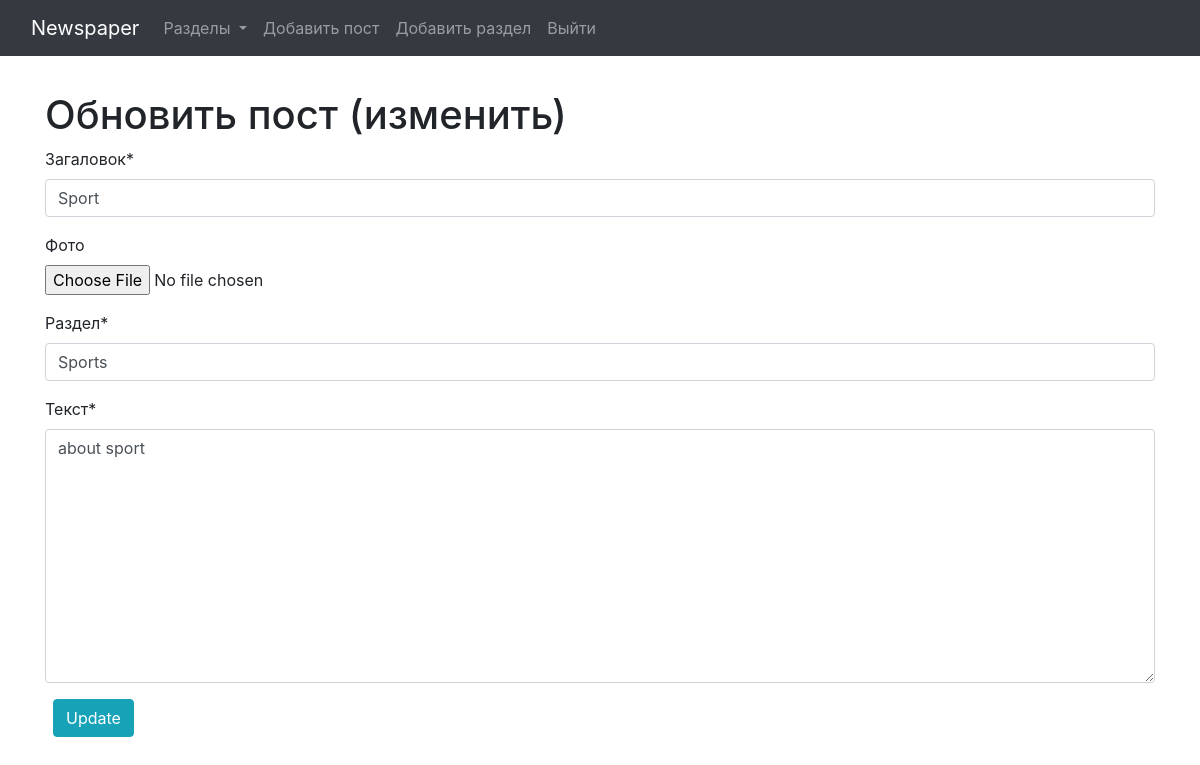
Screenshot of /sport/edit/ (signed in) with the database file from the repository.
### blogs/models.py (models this page shows, shortened)
class Post(models.Model):
    title = models.CharField(max_length=255, verbose_name='Загаловок')
    images = ResizedImageField(size=[320, 320], crop=['middle', 'center'], null=True, blank=True,
                               unique=True, upload_to="images/", verbose_name='Фото')
    slug = models.SlugField(unique=True, null=False, blank=True)
    author = models.ForeignKey(get_user_model(), on_delete=models.CASCADE, verbose_name='Автор')
    body = models.TextField(verbose_name='Текст')
    category = models.ForeignKey(Category, on_delete=models.PROTECT, default=1, max_length=255, verbose_name='Раздел')
    post_date = models.DateField(auto_now_add=True,)

### blogs/views.py (the view)
# urls.py: path(r'<slug:slug>/edit/', UpdatePostView.as_view(), name="update_post"),
class UpdatePostView(LoginRequiredMixin, UserPassesTestMixin, UpdateView):
    model = Post
    form_class = PostForm
    template_name = 'update_post.html'
    success_url = reverse_lazy('home')
    def test_func(self):
        obj = self.get_object()
        return obj.author == self.request.user

### blogs/forms.py
class PostForm(forms.ModelForm):
    class Meta:
        model = Post
        fields = ('title', 'images', 'category', 'body',)

### blogs/models.py (called while the page is built)
    def __str__(self):
        return self.name

### blogs/views.py (called while the page is built)
def category_list(request):
    category_list = Category.objects.exclude(name='default')
    context = {
        "category_list": category_list,
    }
    return context

### blogs/templates/update_post.html (shortened to what this page needs)
{% extends '_base.html' %}
{% load crispy_forms_tags %}
{% load static %}
{% block content %}
{% if user.is_authenticated %}
    {% if user.id == post.author.id %}
        <h1>Обновить пост (изменить)</h1>
        <form action="" method="post">
                {{ form|crispy }}
            <button class="btn btn-info ml-2" type="submit">Update</button>
        </form>
    {% else %}
    Вы не являетесь автором поста( изменения вам не доступны  )!!!
    {% endif %}
{% else %}
    Вы не авторизированный!!!
{% endif %}
{% endblock content %}

### rows the page displays
Post: title "Sport", category "Sports", body "about sport"
